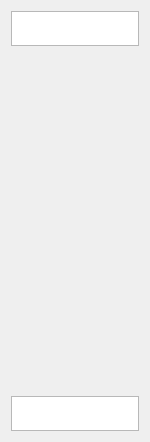
<ui version="4.0" >
 <class>colourBarForm</class>
 <widget class="QWidget" name="colourBarForm" >
  <property name="geometry" >
   <rect>
    <x>0</x>
    <y>0</y>
    <width>150</width>
    <height>442</height>
   </rect>
  </property>
  <property name="sizePolicy" >
   <sizepolicy vsizetype="Preferred" hsizetype="Preferred" >
    <horstretch>0</horstretch>
    <verstretch>0</verstretch>
   </sizepolicy>
  </property>
  <property name="maximumSize" >
   <size>
    <width>150</width>
    <height>16777215</height>
   </size>
  </property>
  <property name="windowTitle" >
   <string>Form</string>
  </property>
  <layout class="QVBoxLayout" name="verticalLayout" >
   <item>
    <widget class="QPlainTextEdit" name="upperLimit" >
     <property name="sizePolicy" >
      <sizepolicy vsizetype="Preferred" hsizetype="Expanding" >
       <horstretch>0</horstretch>
       <verstretch>0</verstretch>
      </sizepolicy>
     </property>
     <property name="maximumSize" >
      <size>
       <width>16777215</width>
       <height>35</height>
      </size>
     </property>
    </widget>
   </item>
   <item>
    <widget class="SIM::Coin3D::Quarter::QuarterWidget" name="colourBarViewer" >
     <property name="sizePolicy" >
      <sizepolicy vsizetype="Expanding" hsizetype="Expanding" >
       <horstretch>0</horstretch>
       <verstretch>0</verstretch>
      </sizepolicy>
     </property>
     <property name="minimumSize" >
      <size>
       <width>60</width>
       <height>200</height>
      </size>
     </property>
     <property name="baseSize" >
      <size>
       <width>100</width>
       <height>100</height>
      </size>
     </property>
     <property name="toolTip" >
      <string>QuarterWidget</string>
     </property>
     <property name="whatsThis" >
      <string>The QuarterWidget displays Open Inventor scene graphs.</string>
     </property>
    </widget>
   </item>
   <item>
    <widget class="QPlainTextEdit" name="lowerLimit" >
     <property name="sizePolicy" >
      <sizepolicy vsizetype="Preferred" hsizetype="Expanding" >
       <horstretch>0</horstretch>
       <verstretch>0</verstretch>
      </sizepolicy>
     </property>
     <property name="maximumSize" >
      <size>
       <width>16777215</width>
       <height>35</height>
      </size>
     </property>
    </widget>
   </item>
  </layout>
 </widget>
 <customwidgets>
  <customwidget>
   <class>SIM::Coin3D::Quarter::QuarterWidget</class>
   <extends>QWidget</extends>
   <header>Quarter/QuarterWidget.h</header>
  </customwidget>
 </customwidgets>
 <resources/>
 <connections/>
</ui>
